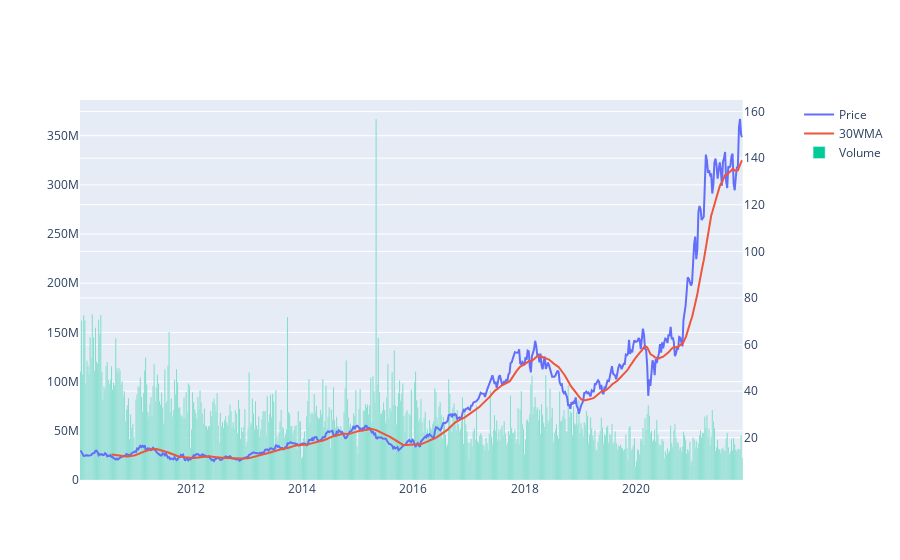

The notebook cell saved with this chart:
### Code cell
fig = make_subplots(specs=[[{"secondary_y": True}]])
fig.add_trace(go.Scatter(x=dfSorted.index, y=dfSorted['Close'],name='Price'),secondary_y=True)
fig.add_trace(go.Scatter(x=dfSorted.index, y=dfSorted['30WMA'],name="30WMA"),secondary_y=True)
fig.add_trace(go.Bar(x=dfSorted.index, y=dfSorted['Volume'],name="Volume"),secondary_y=False)
fig.show()

### Figure 1 — Plotly figure (JSON) as saved in the notebook; plotly's stock layout.template omitted (floating-point values rounded to 4 significant figures; data arrays with more than 128 entries replaced by an {"elided": "..."} marker saying what was removed)
{"data": [{"name": "Price", "type": "scatter", "x": {"elided": "621 str values"}, "xaxis": "x", "y": {"elided": "621 float values"}, "yaxis": "y2"}, {"name": "30WMA", "type": "scatter", "x": {"elided": "621 str values"}, "xaxis": "x", "y": {"elided": "621 float values"}, "yaxis": "y2"}, {"name": "Volume", "type": "bar", "x": {"elided": "621 str values"}, "xaxis": "x", "y": {"elided": "621 int values"}, "yaxis": "y"}], "layout": {"xaxis": {"anchor": "y", "domain": [0, 0.94]}, "yaxis": {"anchor": "x", "domain": [0, 1]}, "yaxis2": {"anchor": "x", "overlaying": "y", "side": "right"}}}
